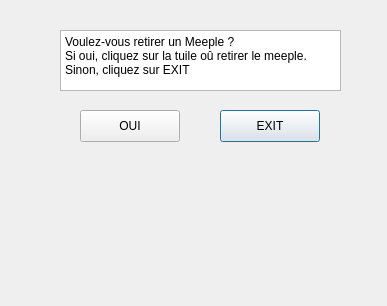
<?xml version="1.0" encoding="UTF-8"?>
<ui version="4.0">
 <class>VueOuRetirerMeeple</class>
 <widget class="QDialog" name="VueOuRetirerMeeple">
  <property name="geometry">
   <rect>
    <x>0</x>
    <y>0</y>
    <width>387</width>
    <height>306</height>
   </rect>
  </property>
  <property name="windowTitle">
   <string>Dialog</string>
  </property>
  <widget class="QPlainTextEdit" name="plainTextEdit">
   <property name="geometry">
    <rect>
     <x>60</x>
     <y>30</y>
     <width>281</width>
     <height>61</height>
    </rect>
   </property>
   <property name="plainText">
    <string>Voulez-vous retirer un Meeple ?
Si oui, cliquez sur la tuile oû retirer le meeple. Sinon, cliquez sur EXIT</string>
   </property>
  </widget>
  <widget class="QWidget" name="gridLayoutWidget">
   <property name="geometry">
    <rect>
     <x>60</x>
     <y>160</y>
     <width>281</width>
     <height>131</height>
    </rect>
   </property>
   <layout class="QGridLayout" name="enleverMT">
    <property name="spacing">
     <number>0</number>
    </property>
   </layout>
  </widget>
  <widget class="QPushButton" name="EXIT">
   <property name="geometry">
    <rect>
     <x>220</x>
     <y>110</y>
     <width>100</width>
     <height>32</height>
    </rect>
   </property>
   <property name="text">
    <string>EXIT</string>
   </property>
  </widget>
  <widget class="QPushButton" name="OUI">
   <property name="geometry">
    <rect>
     <x>80</x>
     <y>110</y>
     <width>100</width>
     <height>32</height>
    </rect>
   </property>
   <property name="text">
    <string>OUI</string>
   </property>
  </widget>
 </widget>
 <resources/>
 <connections>
  <connection>
   <sender>EXIT</sender>
   <signal>clicked()</signal>
   <receiver>VueOuRetirerMeeple</receiver>
   <slot>close()</slot>
   <hints>
    <hint type="sourcelabel">
     <x>169</x>
     <y>125</y>
    </hint>
    <hint type="destinationlabel">
     <x>193</x>
     <y>152</y>
    </hint>
   </hints>
  </connection>
  <connection>
   <sender>OUI</sender>
   <signal>clicked()</signal>
   <receiver>VueOuRetirerMeeple</receiver>
   <slot>close()</slot>
   <hints>
    <hint type="sourcelabel">
     <x>129</x>
     <y>125</y>
    </hint>
    <hint type="destinationlabel">
     <x>193</x>
     <y>152</y>
    </hint>
   </hints>
  </connection>
 </connections>
</ui>
